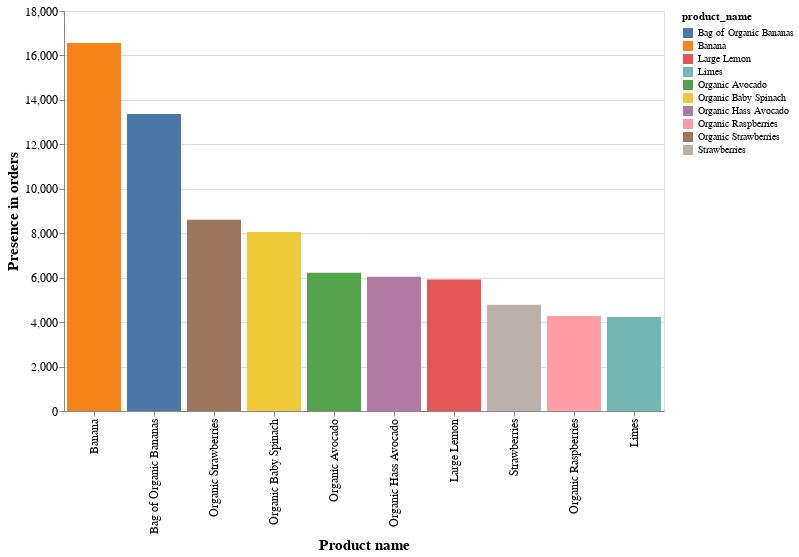

The code cell stored with this chart in its notebook:
### Code cell
reorder_products_top10 = reorder_products.limit(10).toPandas()
(alt.Chart(reorder_products_top10).encode(x = alt.Y('product_name', sort = '-y', title = 'Product name'),
                                   y = alt.Y('count', title = 'Presence in orders'),
                                   color = 'product_name').mark_bar()).properties(width = 600, height = 400).configure_axis(labelFontSize=12, titleFontSize = 15)

### Figure 1 — Vega-Lite specification as saved in the notebook (floating-point values rounded to 4 significant figures)
{"config": {"view": {"continuousWidth": 400, "continuousHeight": 300}, "axis": {"labelFontSize": 12, "titleFontSize": 15}}, "data": {"name": "data-7f6e9340dd3e68b9be89b7aafa33e8ed"}, "mark": "bar", "encoding": {"color": {"field": "product_name", "type": "nominal"}, "x": {"field": "product_name", "sort": "-y", "title": "Product name", "type": "nominal"}, "y": {"field": "count", "title": "Presence in orders", "type": "quantitative"}}, "height": 400, "width": 600, "$schema": "https://vega.github.io/schema/vega-lite/v4.17.0.json", "datasets": {"data-7f6e9340dd3e68b9be89b7aafa33e8ed": [{"product_name": "Banana", "count": 16557}, {"product_name": "Bag of Organic Bananas", "count": 13362}, {"product_name": "Organic Strawberries", "count": 8603}, {"product_name": "Organic Baby Spinach", "count": 8055}, {"product_name": "Organic Avocado", "count": 6226}, {"product_name": "Organic Hass Avocado", "count": 6042}, {"product_name": "Large Lemon", "count": 5923}, {"product_name": "Strawberries", "count": 4786}, {"product_name": "Organic Raspberries", "count": 4279}, {"product_name": "Limes", "count": 4234}]}}
